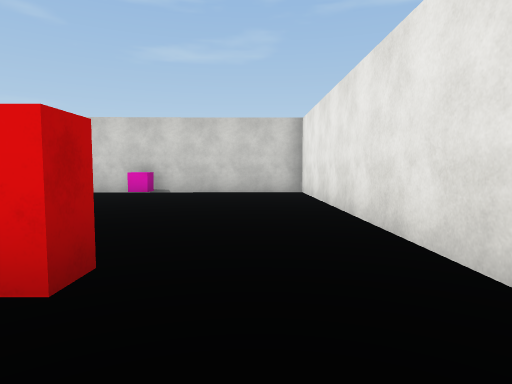
[1] (above)

24 first-person views from a walk through a scene from a Unity 3-D project. The camera is 1.3 m above the floor, tilts 4° down and sees 75° across. The floor is counted in squares, 2 m on a side. Each view is taken from the middle of a square. On the plan, view 1 faces up. The plan holds only what a view shows up to about 10 squares ahead; the rest is blank. The place goes on beyond the plan. The player character is not drawn. Surface patterns are stand-ins for the level's own textures.

[2]
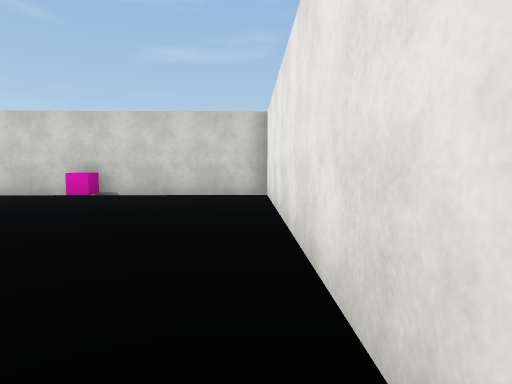

[3]
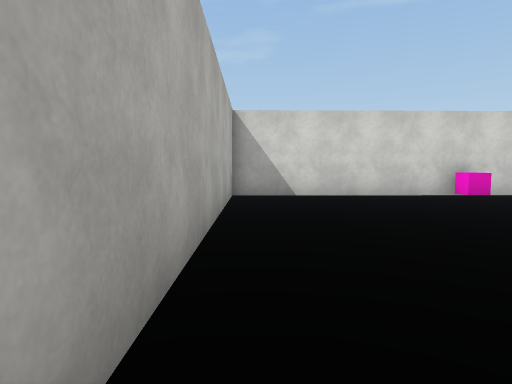

[4]
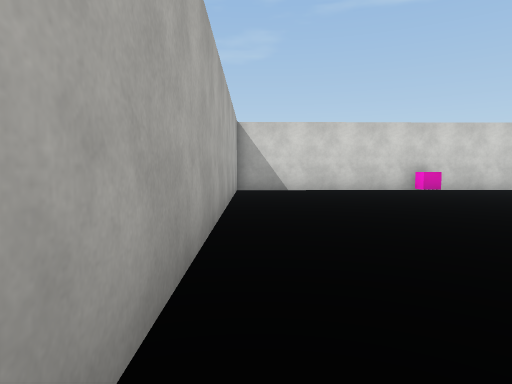

[5]
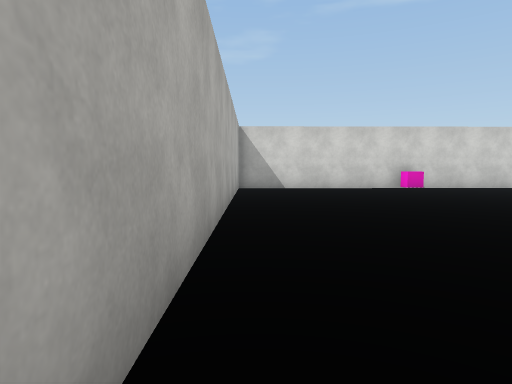

[6]
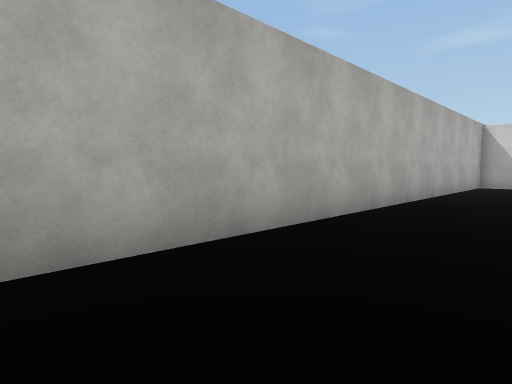

[7]
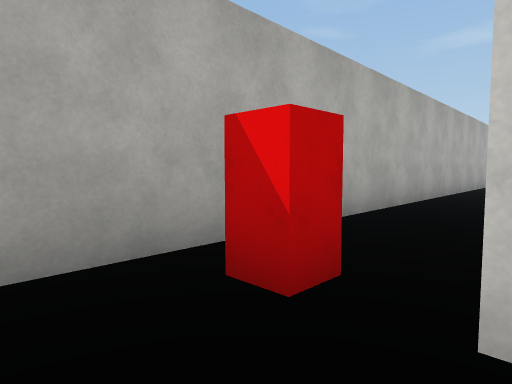

[8]
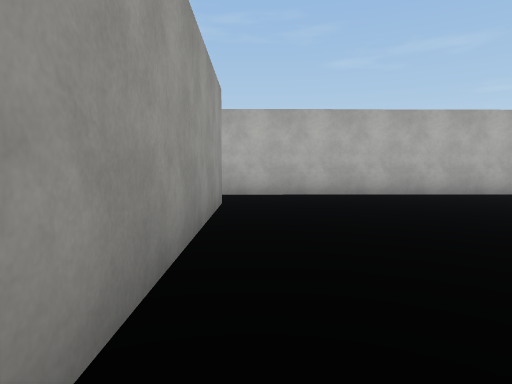

[9]
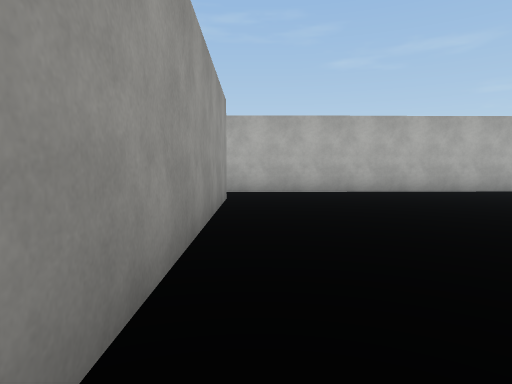

[10]
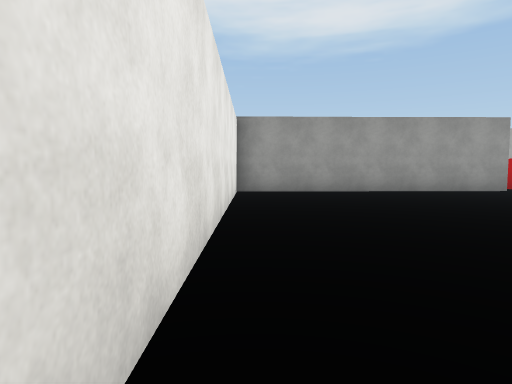

[11]
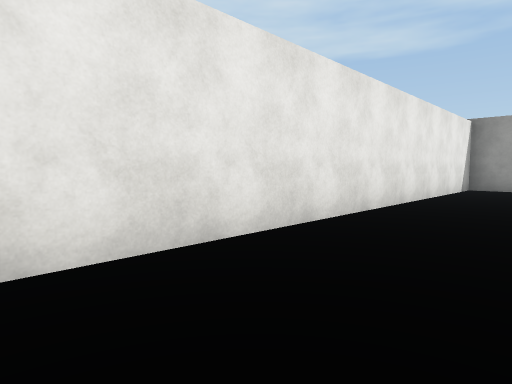

[12]
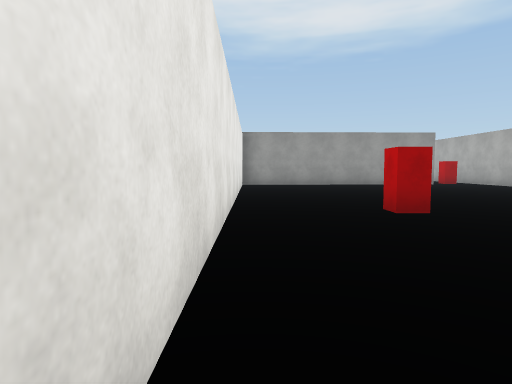

[13]
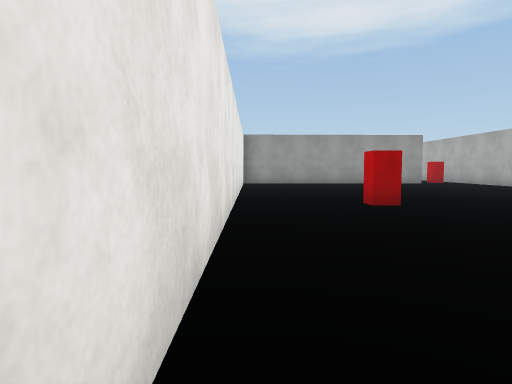

[14]
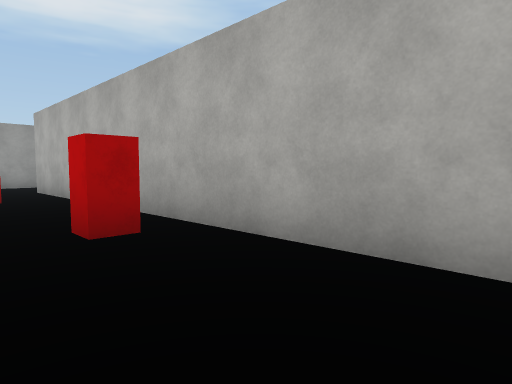

[15]
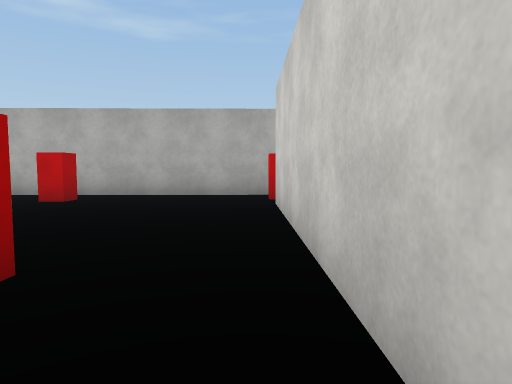

[16]
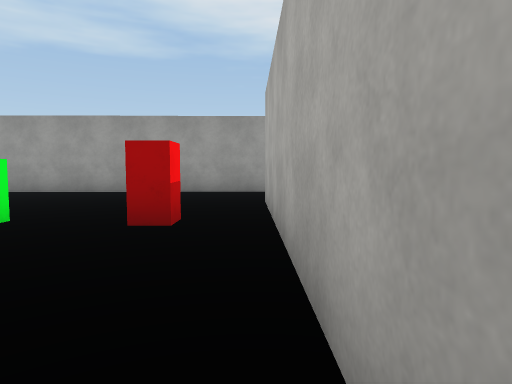

[17]
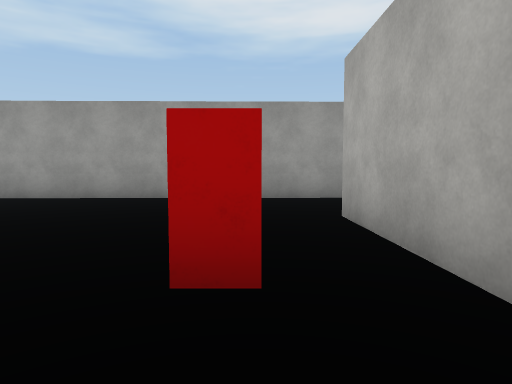

[18]
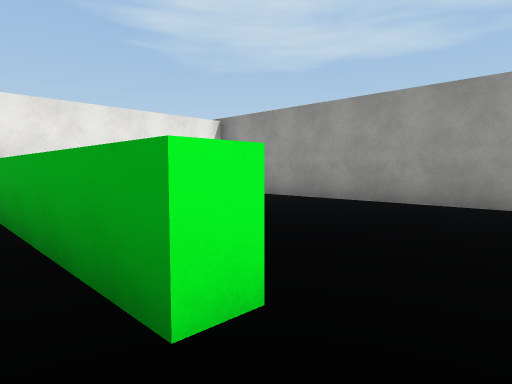

[19]
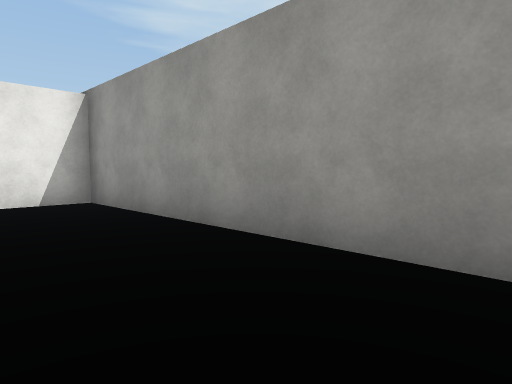

[20]
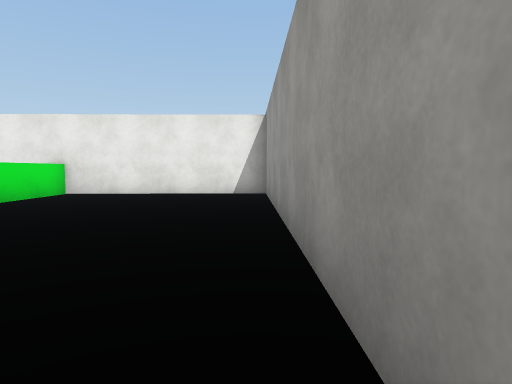

[21]
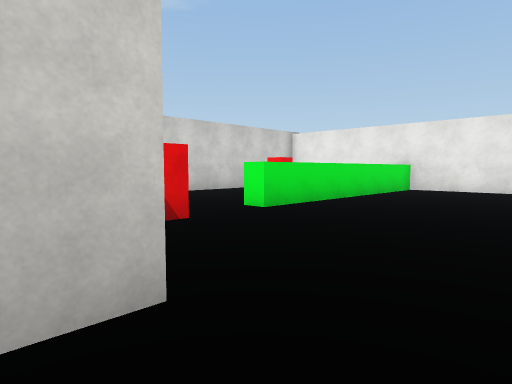

[22]
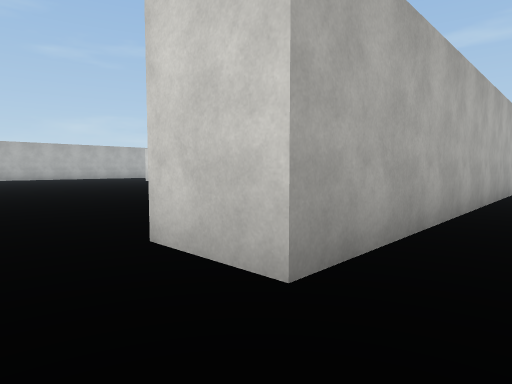

[23]
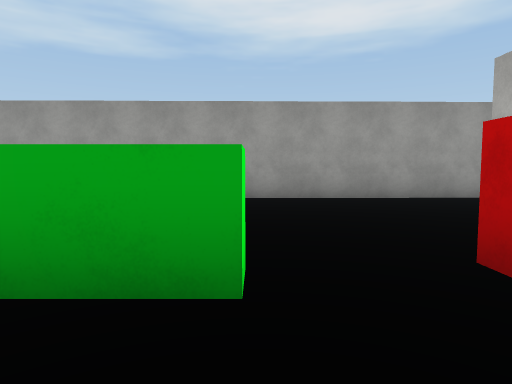

[24]
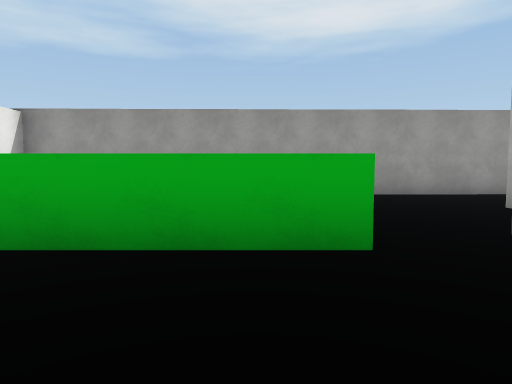

### Floor plan
Points are (right, up) in squares from view 1. A wall is a line through its corners. A room is listed if a view was taken in it or the views show most of it. See-through windows are left out.
Room 1 (views 1, 2, 3, 4, 5, 6, 8, 9, 10, 11, 12, 13, 14)
walls: (-6.3, -6.6) (1.5, -6.5) (1.3, 9.2) (-8.6, 9.1) (-8.3, -7.6)
ways out: opening at (-7.5, -7) to room 2
objects: red block (-7, -7); other object (-3, 9); red block (-1, 2)
Room 2 (views 7, 15, 16, 17, 18, 19, 20, 21, 22, 23, 24)
walls: (-8.3, -7.6) (-8.2, -14.6) (-9.8, -14.6); (-10.4, -17.5) (1.7, -17.3) (1.6, -10.4); (-0.6, -7.5) (-6.3, -7.6); (1.6, -12.1) (-4.9, -12.1) (-4.9, -11.6) (-1.1, -11.6)
ways out: opening at (-7.5, -7) to room 1
objects: red block (-7, -12); red block (-2, -10)

Positions as (right, up) in squares from view 1, and headings:
1: (0, 0), facing up
2: (1, 1), facing up
3: (-8, 1), facing up
4: (-8, -1), facing up
5: (-8, -2), facing up
6: (-6, -4), facing up-left
7: (-6, -9), facing up-left
8: (0, -6), facing left
9: (1, -6), facing left
10: (1, 3), facing down
11: (-1, 5), facing down-right
12: (1, 7), facing down
13: (1, 8), facing down
14: (-6, -4), facing down-left
15: (0, -8), facing left
16: (-8, -8), facing down
17: (-7, -10), facing down
18: (-6, -11), facing down-right
19: (-5, -15), facing down-right
20: (-7, -17), facing right
21: (-9, -16), facing up-right
22: (-7, -16), facing up-left
23: (-5, -10), facing down
24: (-4, -9), facing down
